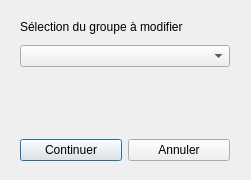
<?xml version="1.0" encoding="UTF-8"?>
<ui version="4.0">
 <class>SelectionModifGroupDialog</class>
 <widget class="QDialog" name="SelectionModifGroupDialog">
  <property name="windowModality">
   <enum>Qt::WindowModal</enum>
  </property>
  <property name="geometry">
   <rect>
    <x>0</x>
    <y>0</y>
    <width>251</width>
    <height>180</height>
   </rect>
  </property>
  <property name="windowTitle">
   <string>Modification d'un groupe</string>
  </property>
  <widget class="QWidget" name="">
   <property name="geometry">
    <rect>
     <x>20</x>
     <y>20</y>
     <width>210</width>
     <height>141</height>
    </rect>
   </property>
   <layout class="QVBoxLayout" name="verticalLayout_2">
    <item>
     <layout class="QVBoxLayout" name="verticalLayout">
      <item>
       <widget class="QLabel" name="label">
        <property name="text">
         <string>Sélection du groupe à modifier</string>
        </property>
       </widget>
      </item>
      <item>
       <spacer name="verticalSpacer">
        <property name="orientation">
         <enum>Qt::Vertical</enum>
        </property>
        <property name="sizeType">
         <enum>QSizePolicy::Fixed</enum>
        </property>
        <property name="sizeHint" stdset="0">
         <size>
          <width>20</width>
          <height>5</height>
         </size>
        </property>
       </spacer>
      </item>
      <item>
       <widget class="QComboBox" name="comboBoxChoixGroupModif">
        <property name="cursor">
         <cursorShape>PointingHandCursor</cursorShape>
        </property>
        <property name="currentIndex">
         <number>-1</number>
        </property>
        <property name="minimumContentsLength">
         <number>1</number>
        </property>
       </widget>
      </item>
      <item>
       <spacer name="verticalSpacer_2">
        <property name="orientation">
         <enum>Qt::Vertical</enum>
        </property>
        <property name="sizeHint" stdset="0">
         <size>
          <width>20</width>
          <height>40</height>
         </size>
        </property>
       </spacer>
      </item>
     </layout>
    </item>
    <item>
     <layout class="QHBoxLayout" name="horizontalLayout">
      <item>
       <widget class="QPushButton" name="continuerModif">
        <property name="enabled">
         <bool>true</bool>
        </property>
        <property name="text">
         <string>Continuer</string>
        </property>
       </widget>
      </item>
      <item>
       <widget class="QPushButton" name="annulerChoixModif">
        <property name="text">
         <string>Annuler</string>
        </property>
       </widget>
      </item>
     </layout>
    </item>
   </layout>
  </widget>
 </widget>
 <resources/>
 <connections>
  <connection>
   <sender>continuerModif</sender>
   <signal>clicked()</signal>
   <receiver>SelectionModifGroupDialog</receiver>
   <slot>accept()</slot>
   <hints>
    <hint type="sourcelabel">
     <x>71</x>
     <y>145</y>
    </hint>
    <hint type="destinationlabel">
     <x>125</x>
     <y>89</y>
    </hint>
   </hints>
  </connection>
  <connection>
   <sender>annulerChoixModif</sender>
   <signal>clicked()</signal>
   <receiver>SelectionModifGroupDialog</receiver>
   <slot>reject()</slot>
   <hints>
    <hint type="sourcelabel">
     <x>177</x>
     <y>145</y>
    </hint>
    <hint type="destinationlabel">
     <x>125</x>
     <y>89</y>
    </hint>
   </hints>
  </connection>
 </connections>
</ui>
